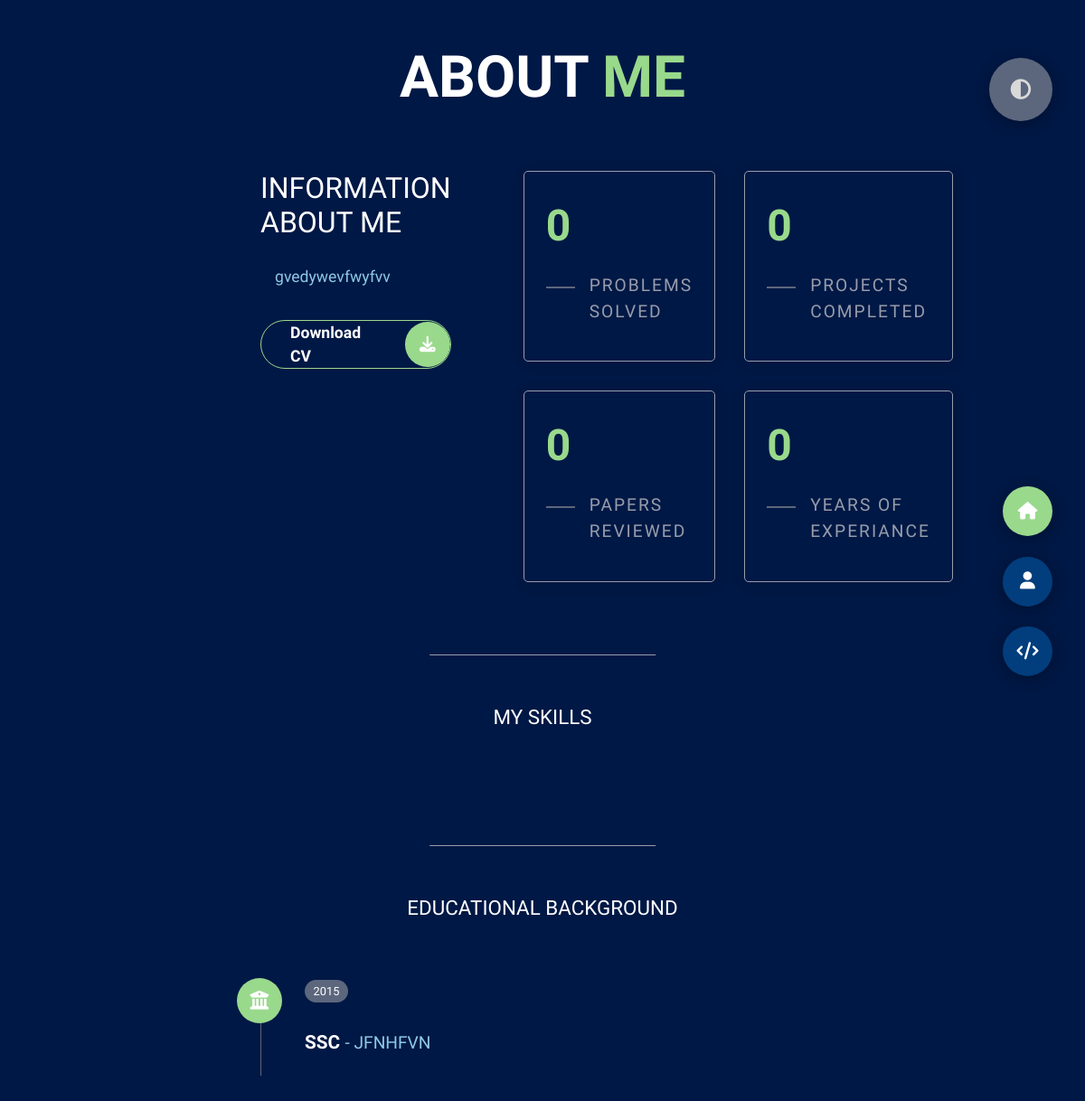
Page /about/ on the earlier database version.
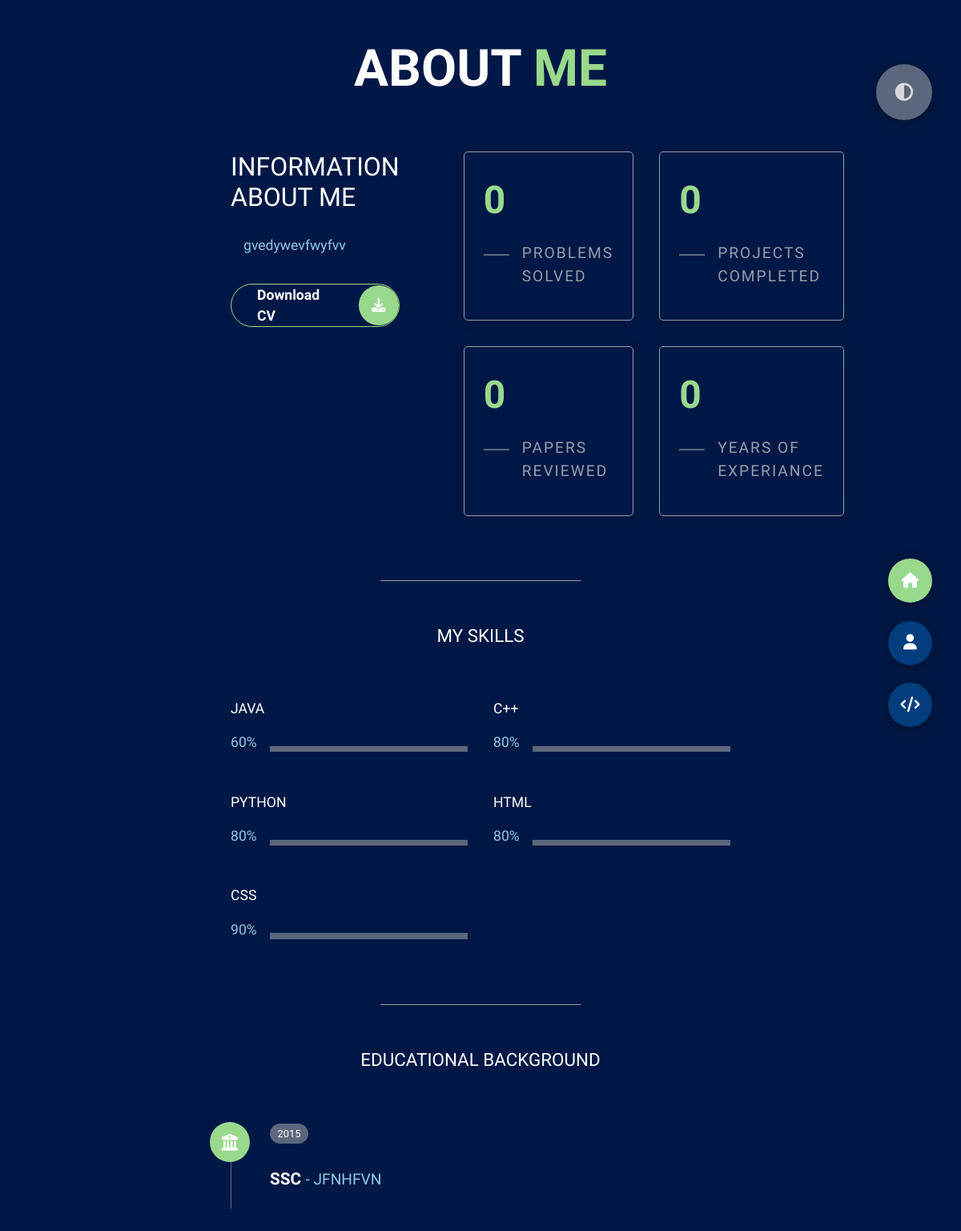
Same page on the later database version.
### main/models.py (models this page shows, shortened)
class Skill(models.Model):
    class Meta:
        verbose_name_plural = 'Skills'
        verbose_name = 'Skill'
    name = models.CharField(max_length=20,blank=True, null=True)
    score = models.IntegerField(default=80, blank=True, null=True)
    is_skill = models.BooleanField(default=False)

### main/views.py (the view)
# urls.py: path('about/', about, name='about'),
def about(request):
    return render(request, 'about.html')

### portfolio/context_processors.py (called while the page is built)
def project_context(request):
    context = {
        'me': User.objects.first(),
    }
    return context

### template/about.html (shortened to what this page needs)
{% extends 'base.html' %}
{% load static %}
{% block content %}
    <section class="section sec2 active about" id="about">
        <div class="main-title">
            <h2>About <span>me</span></h2>
        </div>
        <div class="about-con">
            <div class="left-about">
                <h4>Information About Me</h4>
                <p>
                    gvedywevfwyfvv
                </p>
                <div class="btn-con">
                    <a href="{{me.userprofile.cv.url}}" target="_blank" class="main-btn">
                        <span class="btn-text">Download CV</span>
                        <span class="btn-icon"><i class="fa-solid fa-download"></i></span>
                    </a>
                </div>
            </div>
            <div class="right-about">
                <div class="about-item">
                    <div class="abt-text">
                        <div class="counter">
                            <p class="large-text" data-count="150">0</p>
                            <p class="small-text">Problems<br/> Solved</p>
                        </div>
                    </div>
                </div>
                <div class="about-item">
                    <div class="abt-text">
                        <div class="counter">
                            <p class="large-text" data-count="50">0</p>
                            <p class="small-text">Projects<br/> Completed</p>
                        </div>
                    </div>
                </div>
                <div class="about-item">
                    <div class="abt-text">
                        <div class="counter">
                            <p class="large-text" data-count="100">0</p>
                            <p class="small-text">Papers<br/>Reviewed</p>
                        </div>
                    </div>
                </div>
                <div class="about-item">
                    <div class="abt-text">
                        <div class="counter">
                            <p class="large-text" data-count="1">0</p>
                            <p class="small-text">Years of<br/>Experiance</p>
                        </div>
                    </div>
                </div>
            </div>
        </div>
        <div class="about-stats" id="skills-section">
            <h4 class="stat-title">My Skills</h4>
            <div class="progress-bars">
                {% for s in me.userprofile.skills.all %}
                <div class="progress-barr">
                    <p class="prog-title">{{s.name}}</p>
                    <div class="prog-con">
                        <p class="prog-text" data-per="{{s.score}}">{{s.score}}%</p>
                        <div class="prog">
                        </div>
                    </div>
                </div>
                {% endfor %}
            </div>
        </div>
        <h4 class="stat-title">Educational Background</h4>
        <div class="edu-bg">
            <div class="edu-item">
                <div class="edu-icon">
                    <i class="fa-solid fa-building-columns"></i>
                </div>
                <p class="edu-duration">2015</p>
                <h5>SSC <span> - jfnhfvn</span></h5>
            </div>
        </div>
    </section>
{% endblock %}

### template/base.html (shortened to what this page needs)
{% load static %}
<!DOCTYPE html>
<html lang="en">
<head>
    <link rel="stylesheet" href="https://cdnjs.cloudflare.com/ajax/libs/font-awesome/6.4.2/css/all.min.css" />
    <link rel="stylesheet" href="https://cdn.jsdelivr.net/npm/bootstrap@4.0.0/dist/css/bootstrap.min.css">
    <link rel="stylesheet" href="{% static 'styles/style.css' %}">
</head>
<body class="main-content">
    {% block content %}{% endblock %}
    {% include 'nav.html' %}
    {% include 'theme_button.html' %}
</body>
</html>

### template/nav.html
{% load static %}
<div class="controlls">
    <a href="{% url 'home' %}" class="control control-1 active-btn"><i class="fa-solid fa-house"></i></a>
    <a href="{% url 'about' %}" class="control control-2"><i class="fa-solid fa-user"></i></a>
    <a href="{% url 'blog' %}" class="control control-2"><i class="fa-solid fa-code"></i></a>
</div>

### template/theme_button.html
<div class="theme-btn">
    <i class="fa-solid fa-circle-half-stroke"></i>
</div>

Differences in the rows shown:
added Skill: name "JAVA", score "60"
added Skill: name "C++", score "80"
added Skill: name "PYTHON", score "80"
added Skill: name "HTML", score "80"
added Skill: name "CSS", score "90"
